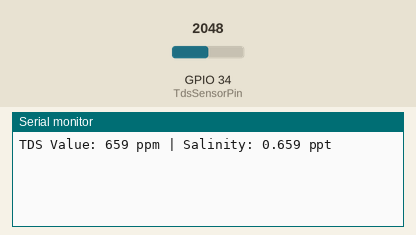
Simulated run of this sketch. Board: ESP32. Parts: the last lines printed to the serial monitor. The test bench sets the inputs (shaded band); at power-on: GPIO 34 (TdsSensorPin) = 2048.

Above: at 1.2 s.
1.3 s: GPIO 34 (TdsSensorPin) set to 2866
At 2.0 s:
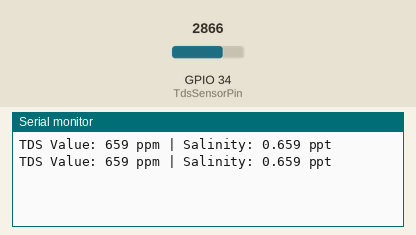
2.8 s: GPIO 34 (TdsSensorPin) set to 3603
At 3.9 s:
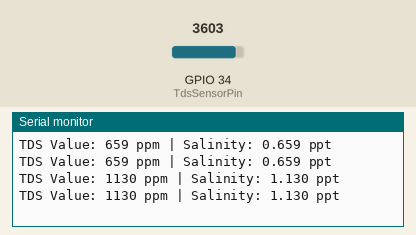
Timing chart, 0 to 5.8 s (numbered marks = the images above; inputs shaded):
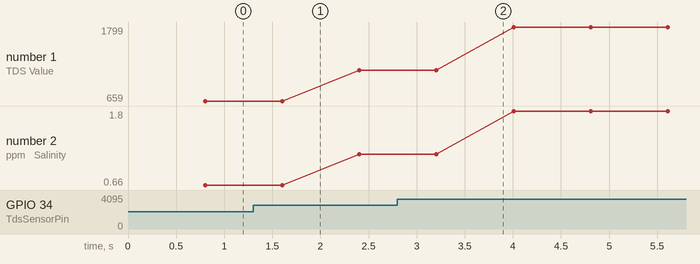

Measured:
- plotted number 1: 659 → 1130 after the input at 1.3 s, 1130 → 1799 after the input at 2.8 s
- plotted number 2: 0.66 → 1.13 after the input at 1.3 s, 1.13 → 1.8 after the input at 2.8 s

The sketch:

TDSFIX.ino
```cpp
#define TdsSensorPin 34  // Use an appropriate ADC-capable pin for the ESP32
#define VREF 3.3         // Reference voltage
#define SCOUNT 30        // Sample count for averaging

int analogBuffer[SCOUNT];    // Store analog readings
int analogBufferTemp[SCOUNT];
int analogBufferIndex = 0, copyIndex = 0;
float averageVoltage = 0, tdsValue = 0, temperature = 25.0;  // Assume temperature is 25°C

void setup() {
    Serial.begin(115200);
    pinMode(TdsSensorPin, INPUT);
}

void loop() {
    static unsigned long analogSampleTimepoint = millis();
    if (millis() - analogSampleTimepoint > 40) {  // Read every 40 ms
        analogSampleTimepoint = millis();
        analogBuffer[analogBufferIndex] = analogRead(TdsSensorPin);
        analogBufferIndex++;
        if (analogBufferIndex == SCOUNT)
            analogBufferIndex = 0;
    }

    static unsigned long printTimepoint = millis();
    if (millis() - printTimepoint > 800) {  // Print every 800 ms
        printTimepoint = millis();
        for (copyIndex = 0; copyIndex < SCOUNT; copyIndex++)
            analogBufferTemp[copyIndex] = analogBuffer[copyIndex];

        averageVoltage = getMedianNum(analogBufferTemp, SCOUNT) * (float)VREF / 4095.0; // Voltage conversion

        float compensationCoefficient = 1.0 + 0.02 * (temperature - 25.0);
        float compensationVoltage = averageVoltage / compensationCoefficient;

        tdsValue = (133.42 * compensationVoltage * compensationVoltage * compensationVoltage
                    - 255.86 * compensationVoltage * compensationVoltage
                    + 857.39 * compensationVoltage) * 0.5;  // Convert voltage to TDS (ppm)

        float salinityValue = tdsValue / 1000;  // Convert ppm to ppt

        Serial.print("TDS Value: ");
        Serial.print(tdsValue, 0);
        Serial.print(" ppm");

        Serial.print(" | Salinity: ");
        Serial.print(salinityValue, 3);  // Print salinity in ppt with three decimal places
        Serial.println(" ppt");
    }
}

// Function to compute the median of an array
int getMedianNum(int bArray[], int iFilterLen) {
    int bTab[iFilterLen];
    for (byte i = 0; i < iFilterLen; i++)
        bTab[i] = bArray[i];
    int i, j, bTemp;
    for (j = 0; j < iFilterLen - 1; j++) {
        for (i = 0; i < iFilterLen - j - 1; i++) {
            if (bTab[i] > bTab[i + 1]) {
                bTemp = bTab[i];
                bTab[i] = bTab[i + 1];
                bTab[i + 1] = bTemp;
            }
        }
    }
    if ((iFilterLen & 1) > 0)
        bTemp = bTab[(iFilterLen - 1) / 2];
    else
        bTemp = (bTab[iFilterLen / 2] + bTab[iFilterLen / 2 - 1]) / 2;
    return bTemp;
}

//JANGAN DIUBAH DULU DELICATEEEEEEE
```
